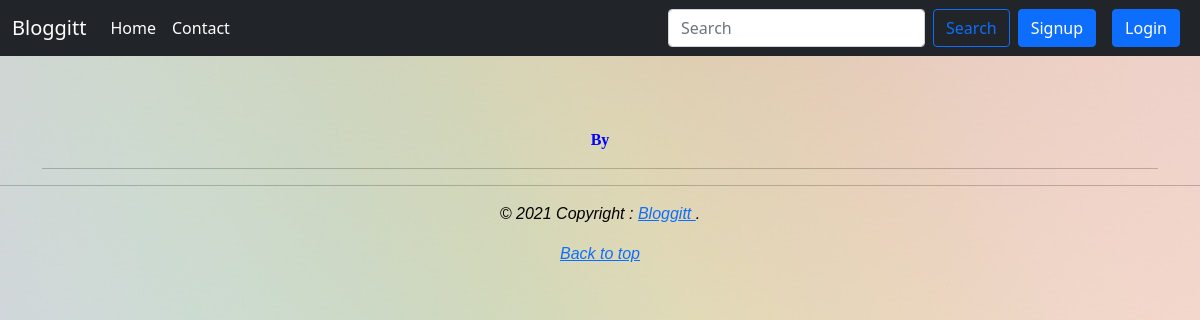
The app's page /blogview/the-health-benefits-, older data.
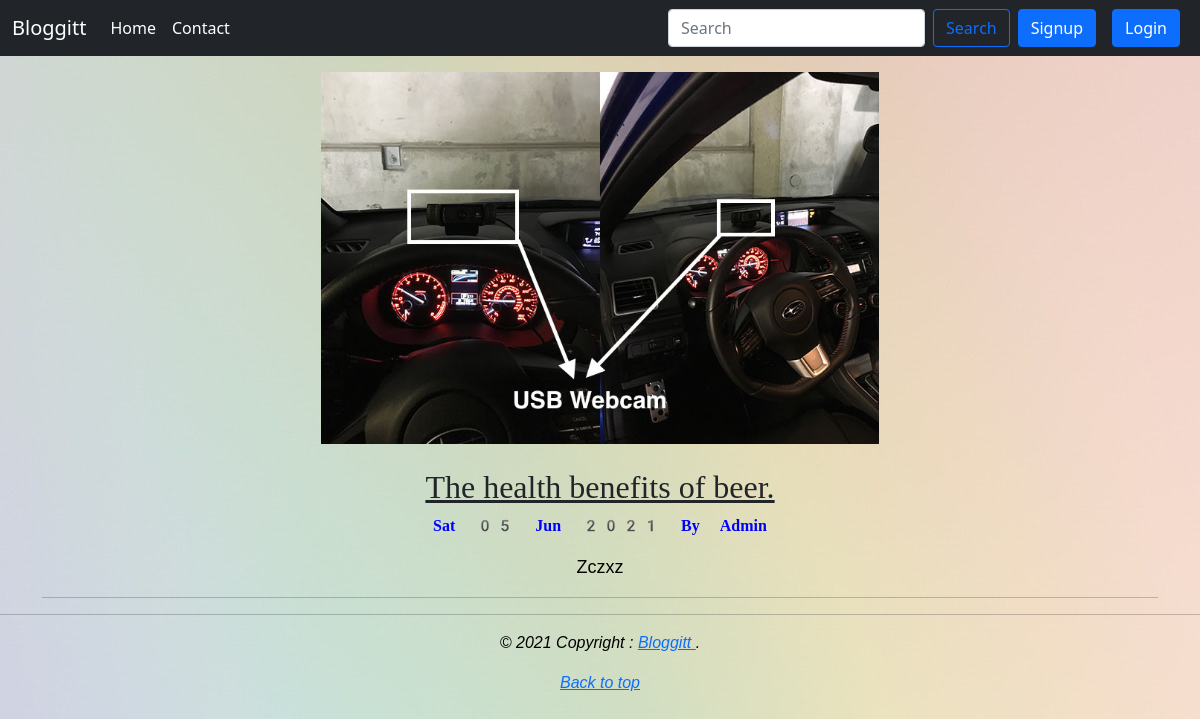
The same page, newer data.
### blog/models.py (models this page shows, shortened)
class post(models.Model):
    Sno=models.AutoField(primary_key=True)
    title=models.CharField(max_length=50)
    slug = AutoSlugField(populate_from='title', max_length=20)
    user = models.ForeignKey(settings.AUTH_USER_MODEL, on_delete=models.CASCADE,blank=True,null=True)
    desc=models.TextField()
    time=models.DateTimeField(blank=True,auto_now=True)
    thumbnail=models.ImageField( upload_to='media')

### blog/views.py (the view)
# urls.py: path('blogview/<slug:slug>', views.blogview, name='blogview'),
def blogview(request, slug):
    blogs=post.objects.filter(slug=slug).first()
    return render(request,'blogview.html',{"Blog":blogs})

### templates/blogview.html (shortened to what this page needs)
{% extends 'base.html' %}
{% block body%}
<center>
 <div class = "container my-3" style="word-wrap: break-word;">
  {% if Blog.thumbnail %}
           <img src="{{Blog.thumbnail.url}}" width="50%" height="50%"/>
    {% endif %}
    <br>
    <h2 class="blog-post-title" style="font-style: normal;
    font-family: fangsong;
    text-decoration: underline;">{{Blog.title|capfirst|safe}}</h2>
      <strong><p class="blog-post-meta" style="color: blue;
       font-family: emoji;">{{Blog.time|date:"D d M Y"}} By {{Blog.user.first_name|capfirst}}</p></strong>
      <p style="
    font-family: sans-serif;
    font-size: large;
    color: black;">{{Blog.desc|capfirst}}</p>
      <hr>
</div>
</center>
{% endblock body%}

Row changes from the older to the newer data that the page shows:
added post: thumbnail (picture), title "The health benefits of beer.", time "Sat 05 Jun 2021", user.first_name "Admin", desc "Zczxz"
